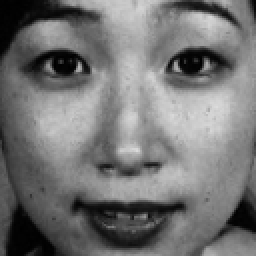
%> input picture gabor_function/KA.HA4.32Resize.tiff, 128 x 128 px (shown 2 times larger)
$ octave main.m   (GNU Octave 9; MATLAB toolbox functions it lacks are replaced by stand-ins)
%> lines starting %> are read from the running program, lines starting %| are printed output that depends on the picture
### gabor_function/spatialgabor.m

% SPATIALGABOR - applies single oriented gabor filter to an image
%
% Usage:
% [Eim, Oim, Aim] = ?spatialgabor(im, wavelength, angle, kx, ky, showfilter)
%
% Arguments:
%im - Image to be processed.
%wavelength - Wavelength in pixels of Gabor filter to construct
%angle - Angle of filter in degrees. ?An angle of 0 gives a
%                       filter that responds to vertical features.
% kx, ky  - Scale factors specifying the filter sigma relative
%                       to the wavelength of the filter. ?This is done so
%                       that the shapes of the filters are invariant to the
%                       scale. ?kx controls the sigma in the x direction
%                       which is along the filter, and hence controls the
%                       bandwidth of the filter. ?ky controls the sigma
%                       across the filter and hence controls the
%                      orientational selectivity of the filter. A value of
%                   0.5 for both kx and ky is a good starting point.
% showfilter - An optional flag 0/1. When set an image of the
%                    even filter is displayed for inspection.
%
% Returns:
%            Eim - Result from filtering with the even (cosine) Gabor filter
%            Oim - Result from filtering with the odd (sine) Gabor filter
%            Aim - Amplitude image = sqrt(Eim.^2 + Oim.^2)
function[Eim,Oim,Aim,evenFilter] = spatialgabor(im,wavelength,angle,kx,ky,showfilter)
if nargin == 5
    showfilter = 0;
end

im = double(im);
[rows,cols] = size(im);
newim = zeros(rows,cols);preference

%构建奇数和偶数滤波器
sigmax = wavelength*kx;
sigmay = wavelength*ky;

sze = round(3*max(sigmax,sigmay));
[x,y] = meshgrid(-sze:sze);
evenFilter = exp(-(x.^2/sigmax^2+y.^2/sigmay^2)/2)...
.*cos(2*pi*(1/wavelength)*x);

oddFilter = exp(-(x.^2/sigmax^2+y.^2/sigmay^2)/2)...
.*sin(2*pi*(1/wavelength)*x);

evenFilter = imrotate(evenFilter,angle,'bilinear');
oddFilter = imrotate(oddFilter,angle,'bilinear');

%制作滤波器
Eim = filter2(evenFilter,im);
Oim = filter2(oddFilter,im);
Aim = sqrt(Eim.^2 + Oim.^2);

if showfilter %展示滤波器以便于检查
    figure(1),imshow(evenFilter,[]);title('filter');
end

### gabor_function/main.m
%parameter
%Usage:
% [Eim, Oim, Aim] = ?spatialgabor(im, wavelength, angle, kx, ky, showfilter)
% im :这个是你要输入的图片，运行的过程中会进行灰度变换，名称随意命名
% wavelength:波长，以像素为单位构造的Gabor滤波器
% angle：过滤器的角度，单位为度；0角度意味着响应垂直特征的滤波器
% kx：控制带宽
% ky：控制方向选择；一般默认（kx,ky）设置为（0.5，0.5）
% showfilter：可选的标志0/1；当设置为1时，可以看到滤波器的图像，如果设置为0则看不到滤波器

img = imread('KA.HA4.32Resize.tiff');
%> img is the input picture: size 128x128 uint8; min 0, max 220, mean 115.9

% [5 lines of commented-out code are left out]
gim = im2double(img);
figure;
% --v=2----------------------------------------------------------------------------------------------

[Eim,Oim,Aim,evenFilter]  = spatialgabor(gim,2,-60,0.5,0.5,0);%spatialgabor(im, wavelength, angle, kx, ky, showfilter)
subplot(5,8,1);
% imshow(evenFilter,[]);
imshow(Aim);
title('v=2; u=-60');


[Eim,Oim,Aim,evenFilter]  = spatialgabor(gim,2,-45,0.5,0.5,0);%spatialgabor(im, wavelength, angle, kx, ky, showfilter)
%> call 2 of spatialgabor, with wavelength = 2, angle = -45, kx = 0.5, ky = 0.5, showfilter = 0
%> in spatialgabor (call 2), `Aim = sqrt(Eim.^2 + Oim.^2);`:
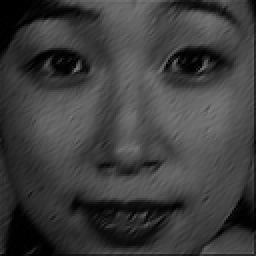
%> Aim: size 128x128 double (shown 2 times larger); min 6.6e-05, max 0.496, mean 0.242
subplot(5,8,2);
% imshow(evenFilter,[]);
imshow(Aim);
title('v=2; u=-45');

[Eim,Oim,Aim,evenFilter]  = spatialgabor(gim,2,-30,0.5,0.5,0);%spatialgabor(im, wavelength, angle, kx, ky, showfilter)
subplot(5,8,3);
% imshow(evenFilter,[]);
imshow(Aim);
title('v=2; u=-30');


[Eim,Oim,Aim,evenFilter]  = spatialgabor(gim,2,0,0.5,0.5,0);%spatialgabor(im, wavelength, angle, kx, ky, showfilter)
%> call 4 of spatialgabor, with wavelength = 2, angle = 0, kx = 0.5, ky = 0.5, showfilter = 0
%> in spatialgabor (call 4), `Eim = filter2(evenFilter,im);`:
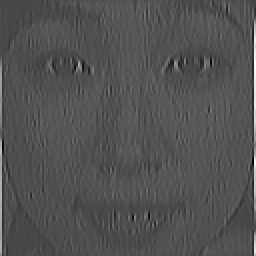
%> Eim: size 128x128 double (shown 2 times larger); min -0.312, max 0.792, mean 0.0445; drawn with min black and max white
%> in spatialgabor (call 4), `Oim = filter2(oddFilter,im);`:
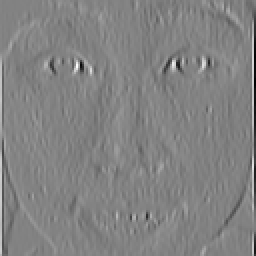
%> Oim: size 128x128 double (shown 2 times larger); min -7.25e-17, max 6.93e-17, mean 6.14e-20; drawn with min black and max white
%> in spatialgabor (call 4), `Aim = sqrt(Eim.^2 + Oim.^2);`:
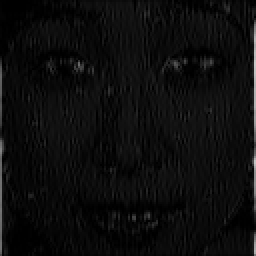
%> Aim: size 128x128 double (shown 2 times larger); min 1.41e-06, max 0.792, mean 0.0513
%> evenFilter = [-0.000123 0.0015 -0.00674 0.0111 -0.00674 0.0015 -0.000123; -0.0015 0.0183 -0.0821 0.135 -0.0821 0.0183 -0.0015; -0.00674 0.0821 -0.368 0.607 -0.368 0.0821 -0.00674; -0.0111 0.135 -0.607 1 -0.607 0.135 -0.0111; -0.00674 0.0821 -0.368 0.607 -0.368 0.0821 -0.00674; -0.0015 0.0183 -0.0821 0.135 -0.0821 0.0183 -0.0015; -0.000123 0.0015 -0.00674 0.0111 -0.00674 0.0015 -0.000123]
subplot(5,8,4);
% imshow(evenFilter,[]);
imshow(Aim);
title('v=2; u=0');


[Eim,Oim,Aim,evenFilter]  = spatialgabor(gim,2,30,0.5,0.5,0);%spatialgabor(im, wavelength, angle, kx, ky, showfilter)
%> call 5 of spatialgabor, with wavelength = 2, angle = 30, kx = 0.5, ky = 0.5, showfilter = 0
%> in spatialgabor (call 5), `Eim = filter2(evenFilter,im);`:
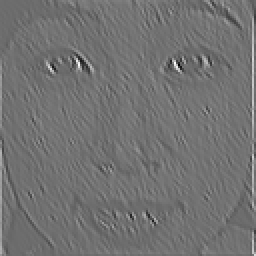
%> Eim: size 128x128 double (shown 2 times larger); min -0.208, max 0.28, mean 0.0106; drawn with min black and max white
%> in spatialgabor (call 5), `Oim = filter2(oddFilter,im);`:
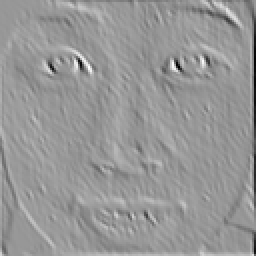
%> Oim: size 128x128 double (shown 2 times larger); min -5.33e-17, max 3.65e-17, mean -7.46e-20; drawn with min black and max white
subplot(5,8,5);
% imshow(evenFilter,[]);
imshow(Aim);
title('v=2; u=30');


[Eim,Oim,Aim,evenFilter]  = spatialgabor(gim,2,45,0.5,0.5,0);%spatialgabor(im, wavelength, angle, kx, ky, showfilter)
%> call 6 of spatialgabor, with wavelength = 2, angle = 45, kx = 0.5, ky = 0.5, showfilter = 0
%> in spatialgabor (call 6), `Eim = filter2(evenFilter,im);`:
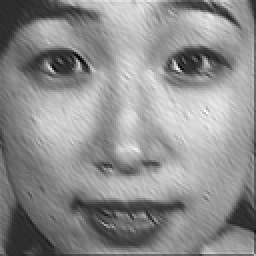
%> Eim: size 128x128 double (shown 2 times larger); min -0.107, max 0.519, mean 0.241; drawn with min black and max white
subplot(5,8,6);
% imshow(evenFilter,[]);
imshow(Aim);
title('v=2; u=45');


[Eim,Oim,Aim,evenFilter]  = spatialgabor(gim,2,60,0.5,0.5,0);%spatialgabor(im, wavelength, angle, kx, ky, showfilter)
%> the run ends on the next line

$ run again, with gabor_function/S037_001_00000001.png saved as gabor_function/KA.HA4.32Resize.tiff
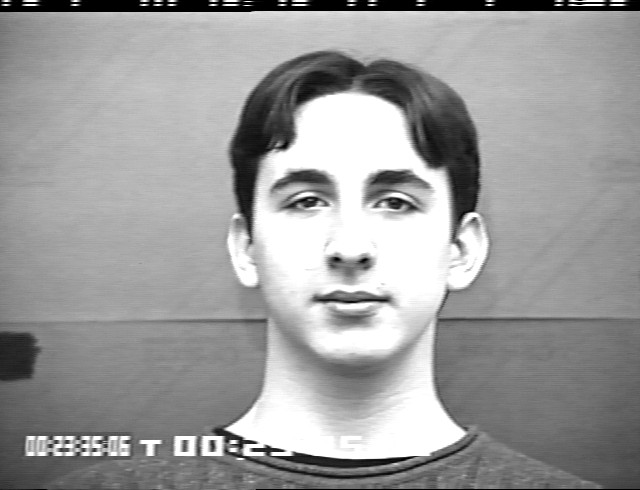
%> input picture gabor_function/S037_001_00000001.png, 640 x 490 px
%> img is the input picture: size 490x640 uint8; min 0, max 255, mean 156.1
%> in spatialgabor (call 4), `Oim = filter2(oddFilter,im);`:
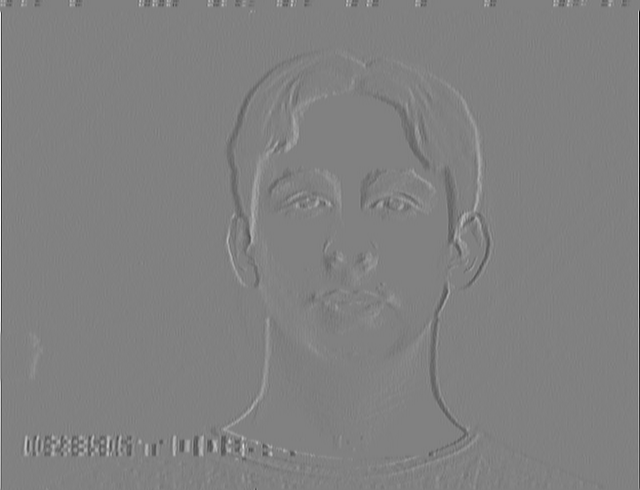
%> Oim: size 490x640 double; min -6.81e-17, max 6.65e-17, mean 3.78e-21; drawn with min black and max white
%> evenFilter = [-0.000123 0.0015 -0.00674 0.0111 -0.00674 0.0015 -0.000123; -0.0015 0.0183 -0.0821 0.135 -0.0821 0.0183 -0.0015; -0.00674 0.0821 -0.368 0.607 -0.368 0.0821 -0.00674; -0.0111 0.135 -0.607 1 -0.607 0.135 -0.0111; -0.00674 0.0821 -0.368 0.607 -0.368 0.0821 -0.00674; -0.0015 0.0183 -0.0821 0.135 -0.0821 0.0183 -0.0015; -0.000123 0.0015 -0.00674 0.0111 -0.00674 0.0015 -0.000123]
%> in spatialgabor (call 6), `Eim = filter2(evenFilter,im);`:
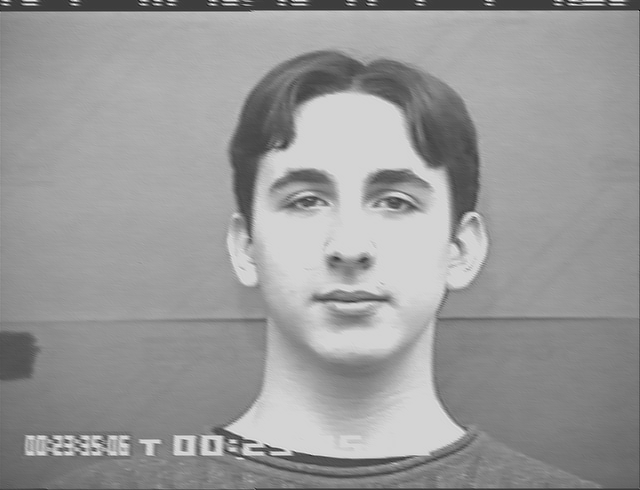
%> Eim: size 490x640 double; min -0.219, max 0.686, mean 0.327; drawn with min black and max white
